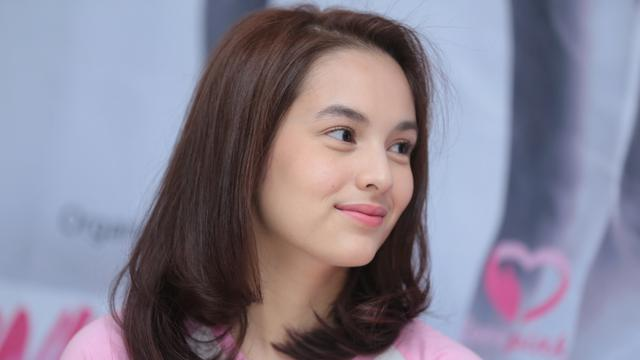
#> input picture rgb.jpeg, 640 x 360 px, found by its file name
$ python praktek1.py
#> lines starting #> are read from the running program, lines starting #| are printed output that depends on the picture
import cv2

#membaca file citra pada komputer
citra =cv2.imread("D:/citra/rgb.jpeg")
#> citra is the input picture: shape (360, 640, 3); mean B, G, R 146, 129.6, 135.2

#menampilkan citra digital yang sudah dibaca
cv2.imshow("celsea-blue",citra[:,:,0])
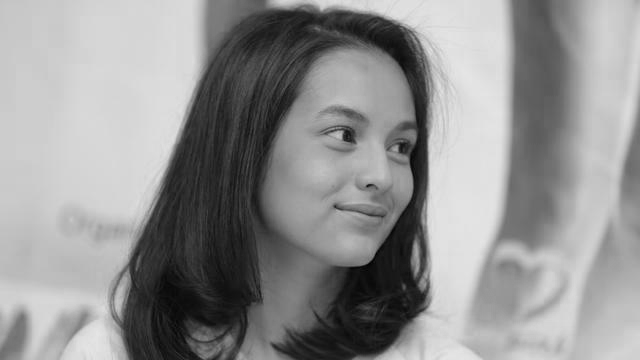
#> window 'celsea-blue': shape (360, 640); min 0, max 230, mean 146
cv2.imshow("celsea-green",citra[:,:,1])
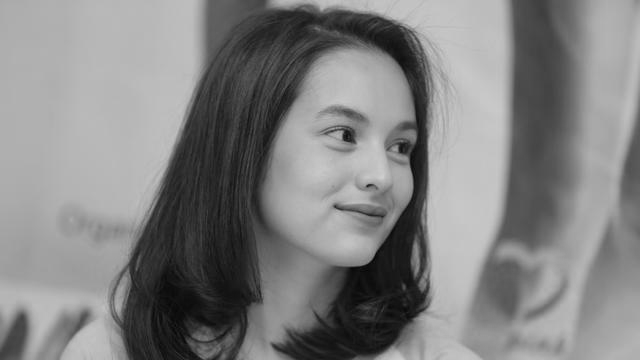
#> window 'celsea-green': shape (360, 640); min 3, max 207, mean 129.6
cv2.imshow("celsea-red",citra[:,:,2])
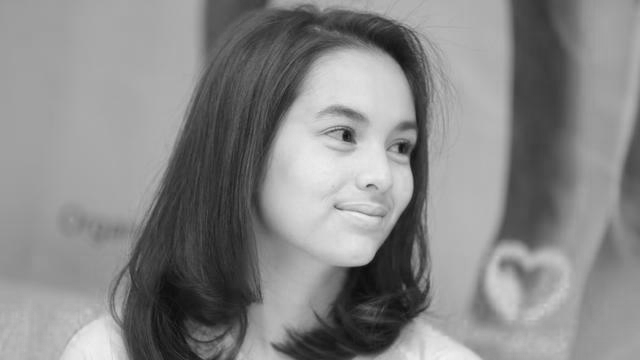
#> window 'celsea-red': shape (360, 640); min 7, max 241, mean 135.2

# menampilkan matriks pada citra

print(citra)          # menampilkan semua chanel warna
#> (printed output is left out)
print(citra[:,:,0])   # : yang pertama adalah baris, : yang kedua adalah kolom,)
#> (printed output is left out)
print(citra[:,:,0])   # menampilkan semua chanel warna blue
#> (printed output is left out)
print(citra[:,:,1])   # menampilkan semua chanel warna green
#> (printed output is left out)
print(citra[:,:,2])   # menampilkan semua chanel warna red
#> (printed output is left out)


#menuggu sampai user menekan sembarang tombol
cv2.waitKey()
